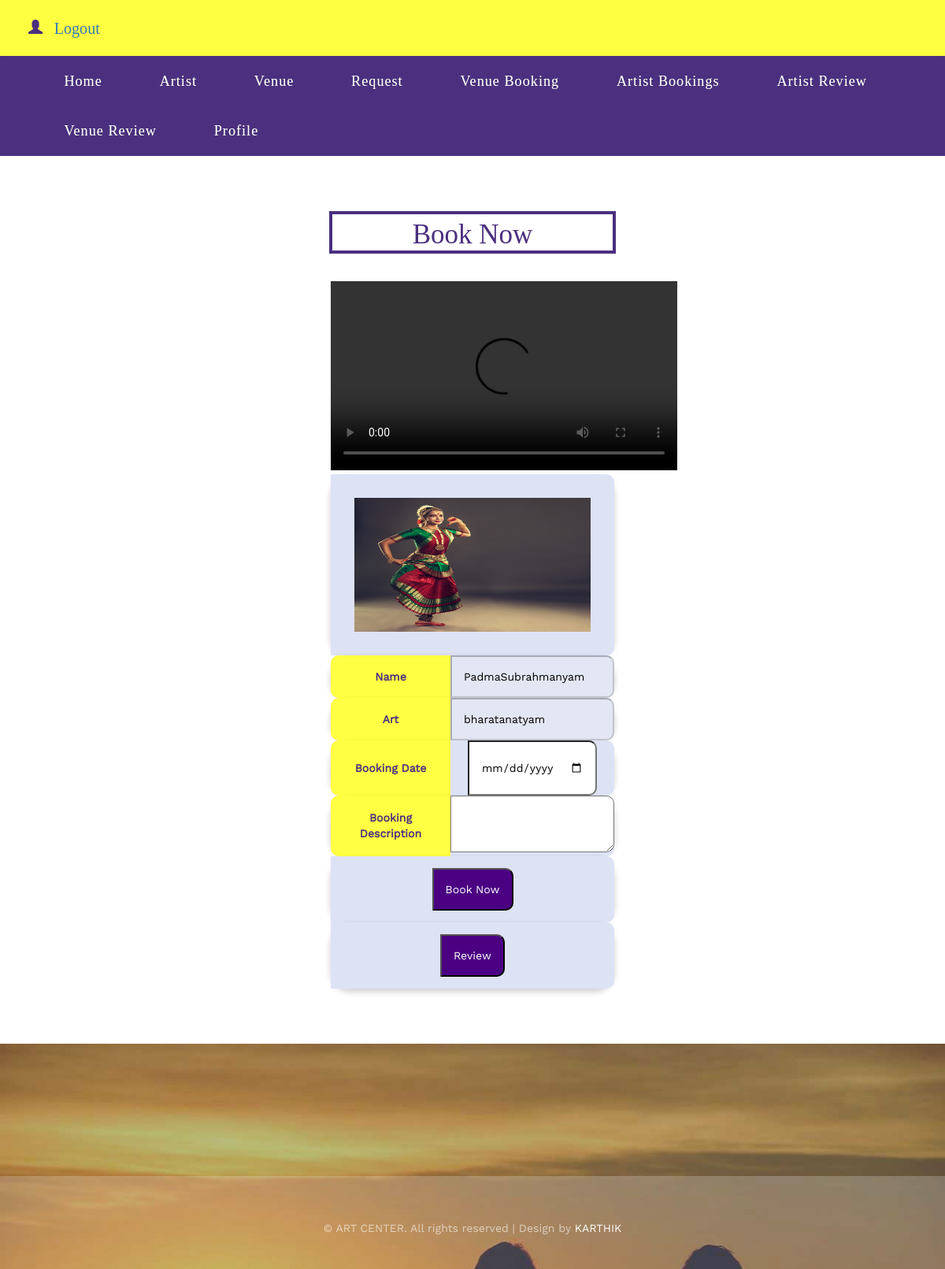
/UserBookArtist.php?id=15, run on the app's committed database.
### tables this page shows
CREATE TABLE `artist_portfolio` (
  `pid` int(30) NOT NULL,
  `aid` varchar(30) DEFAULT NULL,
  `image` varchar(100) DEFAULT NULL,
  `video` varchar(100) DEFAULT NULL
);

CREATE TABLE `artist_registration` (
  `aid` int(11) NOT NULL,
  `name` varchar(30) DEFAULT NULL,
  `gender` varchar(30) DEFAULT NULL,
  `category` varchar(30) DEFAULT NULL,
  `district` varchar(30) DEFAULT NULL,
  `location` varchar(100) DEFAULT NULL,
  `phone` int(30) DEFAULT NULL,
  `email` varchar(30) DEFAULT NULL
);

### UserBookArtist.php (the view, shortened to what this page needs)
<?php
include 'UserHeader.php';
?>
<div id="about" class="about">
	<div class="container">
		<h3 class="title wow fadeInUp animated" data-wow-delay=".5s">Book Now </h3>
	</div>
	<div style="margin: auto; width: 30%;">
		<?php
		$aid  = $_REQUEST['id'];
		$qry = "SELECT * FROM `artist_registration` a, `artist_portfolio` p WHERE a.`aid`=p.`aid` AND a.aid='" . $aid . "'";;
		$result = mysqli_query($conn, $qry);
		$row = mysqli_fetch_array($result)
		?>
		<video width="440" height="240" controls>
		  <source src="  <?php echo $row['video']; ?>" type="video/mp4">
		</video>
		<form method="post">
			<table id="cust_table">
				<tr>
					<td align="center" colspan="2"><img src="<?php echo $row['image'] ?>" width='100px' height='200px'></td>
				</tr>
				<tr>
					<th>Name</th>
					<td><input type='text' value="<?php echo $row['name'] ?> " name="name" disabled></td>
				</tr>
				<tr>
					<th>Art</th>
					<td><input type='text' value='<?php echo $row['category'] ?> ' name="category" disabled></td>
				</tr>
				<tr>
					<th>Booking Date</th>
					<td><input type='date' name="date" min="<?php echo date('Y-m-d'); ?>"required></td>
				</tr>
				<tr>
					<th>Booking Description</th>
					<td><textarea name="description" required></textarea></td>
				</tr>
				<tr>
					<td colspan="2" align="center"><input type="submit" style="background-color: indigo; color: white;" name="submit" value="Book Now"></td>
				</tr><tr>
				<td colspan="2" align="center"><a href="UserReviewArtist.php?id=<?php echo$row['aid']?>"><input type="button" style="background-color: indigo; color: white;"  value="Review"></a></td>
			</tr>
			</table>
		</form>
	</div>
</div>
<div class="contact" id="contact">
	<div class="footer">
		<div class="container">
			<p class="wow fadeInUp animated" data-wow-delay=".7s">© ART CENTER. All rights reserved | Design by <a href="">KARTHIK</a></p>
		</div>
	</div>
</div>
</body>
</html>

### css/style.css (style rules this page uses)
body { margin:0; font-family: 'WorkSans-Regular'; }
body a { transition: 0.5s all ease; -webkit-transition: 0.5s all ease; -moz-transition: 0.5s all ease; -o-transition: 0.5s all ease; -ms-transition: 0.5s all ease; text-decoration:none; }
h1,h2,h3,h4,h5,h6 { margin:0; }
p { margin:0; }
.about, .team, .about-skills { padding: 6em 0; }
h3.title { font-size: 2.5em; color: #4B307F; font-family: 'Josefin Slab'; text-align: center; border: 4px solid; width: 32%; margin: 0 auto 1em; padding: .2em 0 0; }
.about img { width: 100%; }
.contact { background: url(../images/slid2.jpg)no-repeat 0px 0px; background-size: cover; padding: 5em 0 0; }
.footer { margin-top: 7em; background-color: rgba(255, 255, 255, 0.22); padding: 4em 0 3em; }
.footer p { color:rgba(255, 255, 255, 0.61); font-size:1em; text-align:center; }
.footer p a { color:#fff; }
@media (max-width:1280px) { h3.title { font-size: 2.5em; } }
@media (max-width:1280px) { .about, .team, .about-skills { padding: 5em 0; } }
#cust_table tr { padding-top: 12px; padding-bottom: 12px; text-align: center; color: #000; transition: 0.3s; background-color: #dee2f5; border-radius: 25px; box-shadow: 0 4px 8px 0 rgba(0, 0, 0, 0.2); }
#cust_table tr :first-child { padding: 15px; border-radius: 10px 0 0 10px; -moz-border-radius: 10px 0 0 10px; }
#cust_table tr :last-child { border-radius: 0 10px 10px 0; -moz-border-radius: 0 10px 10px 0; }
#cust_table th { padding-top: 12px; padding-bottom: 12px; text-align: center; background-color: #ffff43; color: #4b307f; }

### css/lightbox.css (style rules this page uses)
body:after { content: url(../images/close.png) url(../images/prev.png) url(../images/next.png); display: none; }

### data on the page
artist_portfolio: image (picture), name "PadmaSubrahmanyam", category "bharatanatyam"
